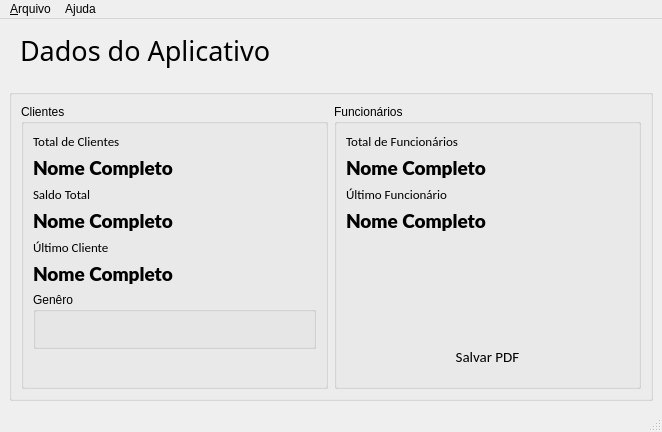
<?xml version="1.0" encoding="UTF-8"?>
<ui version="4.0">
 <class>MainWindow</class>
 <widget class="QMainWindow" name="MainWindow">
  <property name="geometry">
   <rect>
    <x>0</x>
    <y>0</y>
    <width>662</width>
    <height>432</height>
   </rect>
  </property>
  <property name="windowTitle">
   <string>MainWindow</string>
  </property>
  <widget class="QWidget" name="centralwidget">
   <layout class="QVBoxLayout" name="verticalLayout_3">
    <item>
     <widget class="QLabel" name="lbl_title">
      <property name="font">
       <font>
        <family>Roboto Mono</family>
        <pointsize>20</pointsize>
       </font>
      </property>
      <property name="styleSheet">
       <string notr="true">color: '#00C569'; padding: 4px; margin-bottom: 10px;</string>
      </property>
      <property name="text">
       <string>Dados do Aplicativo</string>
      </property>
     </widget>
    </item>
    <item>
     <widget class="QGroupBox" name="groupBox_Full">
      <property name="styleSheet">
       <string notr="true"/>
      </property>
      <property name="title">
       <string/>
      </property>
      <layout class="QHBoxLayout" name="horizontalLayout">
       <item>
        <widget class="QGroupBox" name="groupBox">
         <property name="title">
          <string>Clientes</string>
         </property>
         <layout class="QVBoxLayout" name="verticalLayout">
          <item>
           <widget class="QLabel" name="label">
            <property name="font">
             <font>
              <family>Calibri</family>
              <pointsize>10</pointsize>
             </font>
            </property>
            <property name="styleSheet">
             <string notr="true">color: '#333A44';</string>
            </property>
            <property name="text">
             <string>Total de Clientes</string>
            </property>
           </widget>
          </item>
          <item>
           <widget class="QLabel" name="lbl_total_clientes">
            <property name="font">
             <font>
              <family>Lato Black</family>
              <pointsize>14</pointsize>
              <weight>75</weight>
              <bold>true</bold>
             </font>
            </property>
            <property name="styleSheet">
             <string notr="true">color: '#333A44';</string>
            </property>
            <property name="text">
             <string>Nome Completo</string>
            </property>
           </widget>
          </item>
          <item>
           <widget class="QLabel" name="label_2">
            <property name="font">
             <font>
              <family>Calibri</family>
              <pointsize>10</pointsize>
             </font>
            </property>
            <property name="styleSheet">
             <string notr="true">color: '#333A44';</string>
            </property>
            <property name="text">
             <string>Saldo Total</string>
            </property>
           </widget>
          </item>
          <item>
           <widget class="QLabel" name="lbl_saldo_total">
            <property name="font">
             <font>
              <family>Lato Black</family>
              <pointsize>14</pointsize>
              <weight>75</weight>
              <bold>true</bold>
             </font>
            </property>
            <property name="styleSheet">
             <string notr="true">color: '#333A44';</string>
            </property>
            <property name="text">
             <string>Nome Completo</string>
            </property>
           </widget>
          </item>
          <item>
           <widget class="QLabel" name="label_5">
            <property name="font">
             <font>
              <family>Calibri</family>
              <pointsize>10</pointsize>
             </font>
            </property>
            <property name="styleSheet">
             <string notr="true">color: '#333A44';</string>
            </property>
            <property name="text">
             <string>Último Cliente</string>
            </property>
           </widget>
          </item>
          <item>
           <widget class="QLabel" name="lbl_ultimo_cliente">
            <property name="font">
             <font>
              <family>Lato Black</family>
              <pointsize>14</pointsize>
              <weight>75</weight>
              <bold>true</bold>
             </font>
            </property>
            <property name="styleSheet">
             <string notr="true">color: '#333A44';</string>
            </property>
            <property name="text">
             <string>Nome Completo</string>
            </property>
           </widget>
          </item>
          <item>
           <widget class="QGroupBox" name="groupBox_3">
            <property name="title">
             <string>Genêro</string>
            </property>
            <layout class="QHBoxLayout" name="horizontalLayout_2">
             <item>
              <widget class="QLabel" name="lbl_genero_masculino">
               <property name="font">
                <font>
                 <family>Lato</family>
                 <pointsize>10</pointsize>
                 <weight>50</weight>
                 <bold>false</bold>
                </font>
               </property>
               <property name="text">
                <string/>
               </property>
              </widget>
             </item>
             <item>
              <widget class="QLabel" name="lbl_genero_feminino">
               <property name="font">
                <font>
                 <family>Lato</family>
                 <pointsize>10</pointsize>
                 <weight>50</weight>
                 <bold>false</bold>
                </font>
               </property>
               <property name="text">
                <string/>
               </property>
              </widget>
             </item>
            </layout>
           </widget>
          </item>
          <item>
           <spacer name="horizontalSpacer_2">
            <property name="orientation">
             <enum>Qt::Horizontal</enum>
            </property>
            <property name="sizeHint" stdset="0">
             <size>
              <width>40</width>
              <height>20</height>
             </size>
            </property>
           </spacer>
          </item>
          <item>
           <spacer name="verticalSpacer_2">
            <property name="orientation">
             <enum>Qt::Vertical</enum>
            </property>
            <property name="sizeHint" stdset="0">
             <size>
              <width>20</width>
              <height>40</height>
             </size>
            </property>
           </spacer>
          </item>
         </layout>
        </widget>
       </item>
       <item>
        <widget class="QGroupBox" name="groupBox_2">
         <property name="title">
          <string>Funcionários</string>
         </property>
         <layout class="QVBoxLayout" name="verticalLayout_2">
          <item>
           <widget class="QLabel" name="label_6">
            <property name="font">
             <font>
              <family>Calibri</family>
              <pointsize>10</pointsize>
             </font>
            </property>
            <property name="styleSheet">
             <string notr="true">color: '#333A44';</string>
            </property>
            <property name="text">
             <string>Total de Funcionários</string>
            </property>
           </widget>
          </item>
          <item>
           <widget class="QLabel" name="lbl_total_funcionarios">
            <property name="font">
             <font>
              <family>Lato Black</family>
              <pointsize>14</pointsize>
              <weight>75</weight>
              <bold>true</bold>
             </font>
            </property>
            <property name="styleSheet">
             <string notr="true">color: '#333A44';</string>
            </property>
            <property name="text">
             <string>Nome Completo</string>
            </property>
           </widget>
          </item>
          <item>
           <widget class="QLabel" name="label_4">
            <property name="font">
             <font>
              <family>Calibri</family>
              <pointsize>10</pointsize>
             </font>
            </property>
            <property name="styleSheet">
             <string notr="true">color: '#333A44';</string>
            </property>
            <property name="text">
             <string>Último Funcionário</string>
            </property>
           </widget>
          </item>
          <item>
           <widget class="QLabel" name="lbl_ultimo_funcionario">
            <property name="font">
             <font>
              <family>Lato Black</family>
              <pointsize>14</pointsize>
              <weight>75</weight>
              <bold>true</bold>
             </font>
            </property>
            <property name="styleSheet">
             <string notr="true">color: '#333A44';</string>
            </property>
            <property name="text">
             <string>Nome Completo</string>
            </property>
           </widget>
          </item>
          <item>
           <spacer name="horizontalSpacer">
            <property name="orientation">
             <enum>Qt::Horizontal</enum>
            </property>
            <property name="sizeHint" stdset="0">
             <size>
              <width>40</width>
              <height>20</height>
             </size>
            </property>
           </spacer>
          </item>
          <item>
           <spacer name="verticalSpacer">
            <property name="orientation">
             <enum>Qt::Vertical</enum>
            </property>
            <property name="sizeHint" stdset="0">
             <size>
              <width>20</width>
              <height>40</height>
             </size>
            </property>
           </spacer>
          </item>
          <item>
           <widget class="QPushButton" name="btn_salvar">
            <property name="font">
             <font>
              <family>Calibri</family>
              <pointsize>11</pointsize>
             </font>
            </property>
            <property name="cursor">
             <cursorShape>PointingHandCursor</cursorShape>
            </property>
            <property name="styleSheet">
             <string notr="true"> padding: 10px; background-color: '#00C569'; border: none; color: '#ffffff';</string>
            </property>
            <property name="text">
             <string>Salvar PDF</string>
            </property>
           </widget>
          </item>
         </layout>
        </widget>
       </item>
      </layout>
     </widget>
    </item>
   </layout>
  </widget>
  <widget class="QMenuBar" name="menubar">
   <property name="geometry">
    <rect>
     <x>0</x>
     <y>0</y>
     <width>662</width>
     <height>21</height>
    </rect>
   </property>
   <widget class="QMenu" name="menu_Arquivo">
    <property name="title">
     <string>&amp;Arquivo</string>
    </property>
    <addaction name="action_Exit"/>
   </widget>
   <widget class="QMenu" name="menuAjuda">
    <property name="title">
     <string>Ajuda</string>
    </property>
    <addaction name="actionSobre"/>
   </widget>
   <addaction name="menu_Arquivo"/>
   <addaction name="menuAjuda"/>
  </widget>
  <widget class="QStatusBar" name="statusbar"/>
  <action name="action_Exit">
   <property name="text">
    <string>&amp;Exit</string>
   </property>
   <property name="shortcut">
    <string>Ctrl+W</string>
   </property>
  </action>
  <action name="actionSobre">
   <property name="text">
    <string>Sobre</string>
   </property>
   <property name="shortcut">
    <string>Ctrl+X</string>
   </property>
  </action>
 </widget>
 <resources/>
 <connections/>
</ui>
